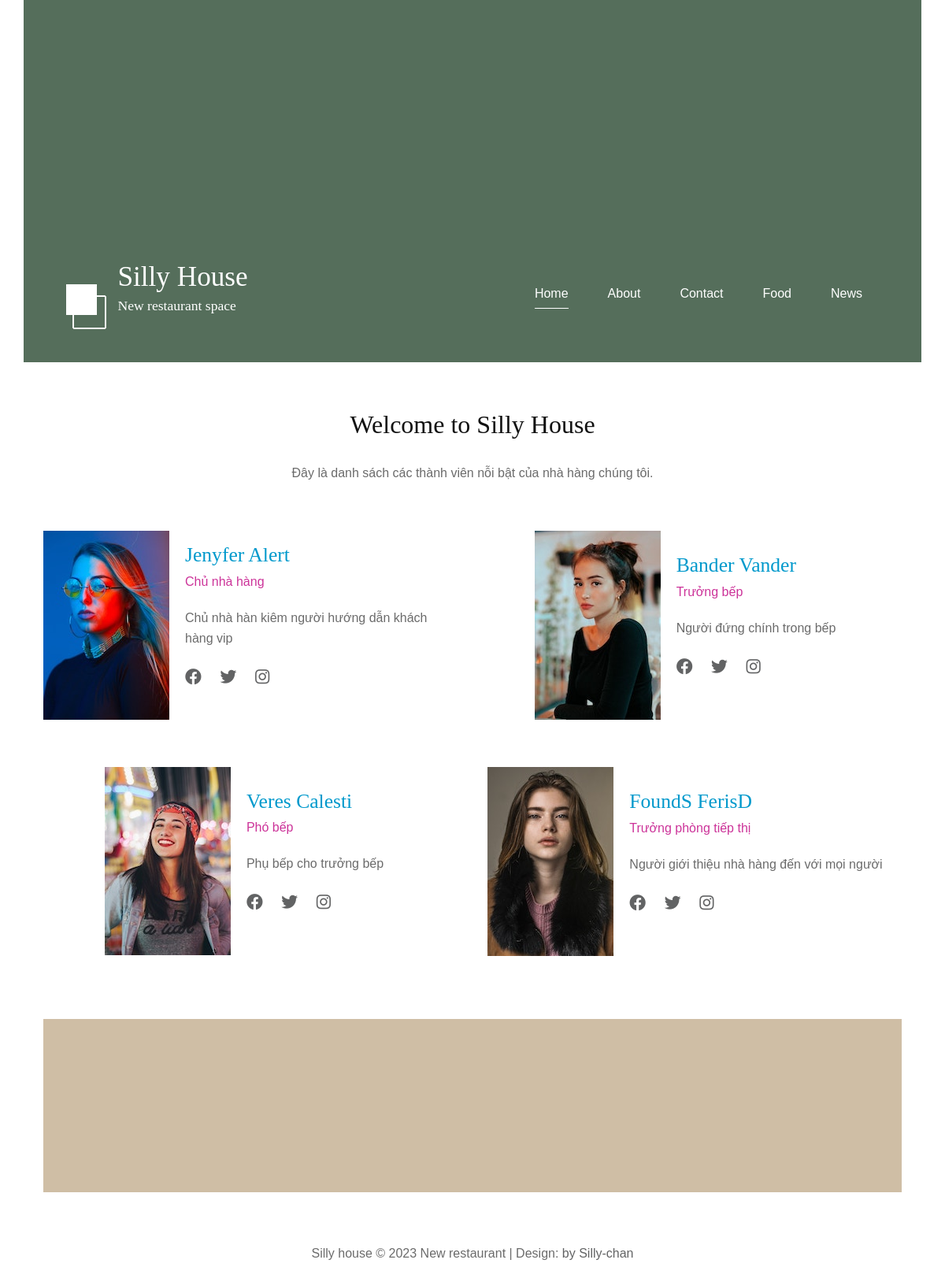
Screenshot of /index.php?controller=abouts with the database file from the repository.
### tables this page shows
CREATE TABLE `staff` (
  `id` int(11) NOT NULL,
  `name` varchar(90) NOT NULL,
  `position` varchar(100) NOT NULL,
  `detailsCV` varchar(200) NOT NULL,
  `picture` varchar(100) NOT NULL
);

### controllers/abouts_controller.php (called while the page is built, shortened)
<?php
require_once('models/staff.php');
class AboutsController extends BaseController
{
  public function index()
  {
    $staff= Staff::all();
    $data = array(
      'staffs' => $staff,
    );
    $this->render('index', $data);
  }
}

### routes.php (called while the page is built, shortened)
<?php
$controller = new $klass;
$controller->$action();
?>

### index.php (called while the page is built, shortened)
<?php
require_once('routes.php');
?>

### models/staff.php (called while the page is built, shortened)
<?php
class Staff
{
  static function all()
  {
    $list = [];
    $db = DB::getInstance();
    $req = $db->query('SELECT * FROM staff');
    foreach ($req->fetchAll() as $item) {
      $r = new Staff();
      $r->id=$item['id'];
      $r->name = $item['name'];
      $r->picture=$item['picture'];
      $r->position=$item['position'];
      $r->detailsCV=$item['detailsCV'];
      $list[] = $r;
    }
    return $list;
  }
}

### views/about/index.php (the view, shortened to what this page needs)
<main>
	<header class="tm-welcome-section">
		<h2 class="col-12 text-center tm-section-title">Welcome to Silly House</h2>
		<p class="col-12 text-center">
			Đây là danh sách các thành viên nỗi bật của nhà hàng chúng tôi.
		</p>
	</header>
	<div class="tm-container-inner tm-persons">
		<div class="row">
			<?php
			foreach ($staffs as $sta) {
				?>
				<article class="col-lg-6">
					<figure class="tm-person">
						<img src="./assets/img/<?= $sta->picture ?>" alt="Image" class="img-fluid tm-person-img" />
						<figcaption class="tm-person-description">
							<h4 class="tm-person-name"><?= $sta->name ?></h4>
							<p class="tm-person-title"><?= $sta->position ?></p>
							<p class="tm-person-about">
								<?= $sta->detailsCV ?>
							</p>
							<div>
								<a href="https://fb.com" class="tm-social-link"><i
										class="fab fa-facebook tm-social-icon"></i></a>
								<a href="https://twitter.com" class="tm-social-link"><i
										class="fab fa-twitter tm-social-icon"></i></a>
								<a href="https://instagram.com" class="tm-social-link"><i
										class="fab fa-instagram tm-social-icon"></i></a>
							</div>
						</figcaption>
					</figure>
				</article>
				<?php
				}
			?>
		</div>
	</div>
	</div>
	<div class="tm-container-inner tm-featured-image">
		<div class="row">
			<div class="col-12">
				<div class="placeholder-2">
					<div class="parallax-window-2" data-parallax="scroll" data-image-src="./assets/img/about-05.jpg">
					</div>
				</div>
			</div>
		</div>
	</div>

### assets/css/templatemo-style.css (style rules this page uses)
ul, nav, body, h1, h2, h4, h6, p, figure { margin: 0; padding: 0; }
a, button { transition: all 0.3s ease; }
html { box-sizing: border-box; -ms-overflow-style: scrollbar; }
*, *::before, *::after { box-sizing: inherit; }
.tm-container-inner, .tm-container-inner-2 { padding-left: 15px; padding-right: 15px; }
.row { display: -ms-flexbox; display: flex; -ms-flex-wrap: wrap; flex-wrap: wrap; margin-left: -15px; margin-right: -15px; }
.col-lg-3, .col-lg-4, .col-lg-6, .col-md-4, .col-md-6, .col-sm-6, .col-12 { position: relative; width: 100%; padding-right: 15px; padding-left: 15px; }
.col-12 { -ms-flex: 0 0 100%; flex: 0 0 100%; max-width: 100%; }
@media (min-width: 992px) { .col-lg-6 { -ms-flex: 0 0 50%; flex: 0 0 50%; max-width: 50%; } }
.text-center { text-align: center; }
.img-fluid { max-width: 100%; height: auto; }
body { font-family: 'Open Sans', Arial, sans-serif; font-size: 17px; background-color: #ccc; overflow-x: hidden; }
p, address { color: #626364; line-height: 1.8; }
.placeholder-2 { width: 100%; min-height: 220px; background-color: #CFBEA5; position: relative; z-index: 998; }
.parallax-window-2 { min-height: 220px; width: 100%; margin-left: auto; margin-right: auto; background: transparent; position: relative; }
.tm-welcome-section { margin: 60px auto; max-width: 655px; }
.tm-section-title { font-size: 2rem; font-weight: 400; margin-bottom: 30px; }
.tm-section, .tm-container-inner, .tm-container-inner-2 { margin-left: auto; margin-right: auto; }
@media (min-width: 768px) { .tm-gallery-page, .tm-section, .tm-container-inner, .tm-container-inner-2 { max-width: 840px; } }
@media (min-width: 992px) { .tm-container-inner { max-width: 1120px; } }
.tm-persons { margin-bottom: 20px; }
.tm-person { display: flex; flex-direction: column; align-items: center; justify-content: center; margin-bottom: 60px; }
@media (min-width: 420px) { .tm-person { flex-direction: row; } }
.tm-person-description { padding-left: 20px; padding-right: 20px; }
.tm-person-name { font-size: 1.6rem; font-weight: 300; color: #09C; margin-bottom: 5px; margin-top: 15px; }
@media (min-width: 420px) { .tm-person-name { margin-top: 0; } }
.tm-person-title { color: #C39; margin-bottom: 20px; }
.tm-person-about { margin-bottom: 20px; }
.tm-social-link { color: #626364; display: inline-block; border-radius: 1px; background-color: transparent; font-size: 1.3rem; text-decoration: none; width: 40px; height: 40px; margin-right: 0; margin-bottom: 15px; }
.tm-social-icon { display: flex; align-items: center; justify-content: center; width: 100%; height: 100%; }

### assets/css/style.css (style rules this page uses)
html, body { height: 100%; font-family: "Cabin", sans-serif; -webkit-font-smoothing: antialiased; font-smoothing: antialiased; }
h1, h2, h3, h4, h5, h6 { margin: 0; color: #111111; font-weight: 400; font-family: "Lora", serif; }
h2 { font-size: 36px; }
h4 { font-size: 24px; }
p { font-size: 16px; font-family: "Cabin", sans-serif; color: #6b6b6b; font-weight: 400; line-height: 26px; margin: 0 0 15px 0; }
img { max-width: 100%; }

### rows the page displays
staff: picture (picture), name "Jenyfer Alert", position "Chủ nhà hàng", detailsCV "Chủ nhà hàn kiêm người hướng dẫn khách hàng vip"
staff: picture (picture), name "Bander Vander", position "Trưởng bếp", detailsCV "Người đứng chính trong bếp"
staff: picture (picture), name "Veres Calesti", position "Phó bếp", detailsCV "Phụ bếp cho trưởng bếp"
staff: picture (picture), name "FoundS FerisD", position "Trưởng phòng tiếp thị", detailsCV "Người giới thiệu nhà hàng đến với mọi người"
